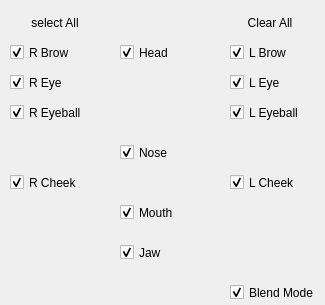
       <widget class="QRLContainer" name="qtFullDummyFrame" native="true">
        <property name="enabled">
         <bool>true</bool>
        </property>
        <property name="minimumSize">
         <size>
          <width>325</width>
          <height>305</height>
         </size>
        </property>
        <property name="maximumSize">
         <size>
          <width>255</width>
          <height>305</height>
         </size>
        </property>
        <property name="autoFillBackground">
         <bool>false</bool>
        </property>
        <property name="styleSheet">
         <string notr="true"/>
        </property>
        <widget class="QCheckBox" name="mask_blend_ckbox">
         <property name="geometry">
          <rect>
           <x>230</x>
           <y>280</y>
           <width>91</width>
           <height>25</height>
          </rect>
         </property>
         <property name="text">
          <string>Blend Mode</string>
         </property>
         <property name="checked">
          <bool>true</bool>
         </property>
        </widget>
        <widget class="QCheckBox" name="qtBrowL_ckbox">
         <property name="geometry">
          <rect>
           <x>230</x>
           <y>40</y>
           <width>73</width>
           <height>25</height>
          </rect>
         </property>
         <property name="text">
          <string>L Brow</string>
         </property>
         <property name="checked">
          <bool>true</bool>
         </property>
        </widget>
        <widget class="QCheckBox" name="qtBrowR_ckbox">
         <property name="geometry">
          <rect>
           <x>10</x>
           <y>40</y>
           <width>73</width>
           <height>25</height>
          </rect>
         </property>
         <property name="text">
          <string>R Brow</string>
         </property>
         <property name="checked">
          <bool>true</bool>
         </property>
        </widget>
        <widget class="QCheckBox" name="qtEyeL_ckbox">
         <property name="geometry">
          <rect>
           <x>230</x>
           <y>70</y>
           <width>73</width>
           <height>25</height>
          </rect>
         </property>
         <property name="text">
          <string>L Eye</string>
         </property>
         <property name="checked">
          <bool>true</bool>
         </property>
        </widget>
        <widget class="QCheckBox" name="qtEyeR_ckbox">
         <property name="geometry">
          <rect>
           <x>10</x>
           <y>70</y>
           <width>73</width>
           <height>25</height>
          </rect>
         </property>
         <property name="text">
          <string>R Eye</string>
         </property>
         <property name="checked">
          <bool>true</bool>
         </property>
        </widget>
        <widget class="QCheckBox" name="qtCheekL_ckbox">
         <property name="geometry">
          <rect>
           <x>230</x>
           <y>170</y>
           <width>73</width>
           <height>25</height>
          </rect>
         </property>
         <property name="text">
          <string>L Cheek</string>
         </property>
         <property name="checked">
          <bool>true</bool>
         </property>
        </widget>
        <widget class="QCheckBox" name="qtCheekR_ckbox">
         <property name="geometry">
          <rect>
           <x>10</x>
           <y>170</y>
           <width>73</width>
           <height>25</height>
          </rect>
         </property>
         <property name="text">
          <string>R Cheek</string>
         </property>
         <property name="checked">
          <bool>true</bool>
         </property>
        </widget>
        <widget class="QCheckBox" name="qtNose_ckbox">
         <property name="geometry">
          <rect>
           <x>120</x>
           <y>140</y>
           <width>73</width>
           <height>25</height>
          </rect>
         </property>
         <property name="text">
          <string>Nose</string>
         </property>
         <property name="checked">
          <bool>true</bool>
         </property>
        </widget>
        <widget class="QCheckBox" name="qtMouth_ckbox">
         <property name="geometry">
          <rect>
           <x>120</x>
           <y>200</y>
           <width>73</width>
           <height>25</height>
          </rect>
         </property>
         <property name="text">
          <string>Mouth</string>
         </property>
         <property name="checked">
          <bool>true</bool>
         </property>
        </widget>
        <widget class="QCheckBox" name="qtEyeballL_ckbox">
         <property name="geometry">
          <rect>
           <x>230</x>
           <y>100</y>
           <width>73</width>
           <height>25</height>
          </rect>
         </property>
         <property name="text">
          <string>L Eyeball</string>
         </property>
         <property name="checked">
          <bool>true</bool>
         </property>
        </widget>
        <widget class="QCheckBox" name="qtEyeballR_ckbox">
         <property name="geometry">
          <rect>
           <x>10</x>
           <y>100</y>
           <width>81</width>
           <height>25</height>
          </rect>
         </property>
         <property name="text">
          <string>R Eyeball</string>
         </property>
         <property name="checked">
          <bool>true</bool>
         </property>
        </widget>
        <widget class="QCheckBox" name="qtHead_ckbox">
         <property name="geometry">
          <rect>
           <x>120</x>
           <y>40</y>
           <width>73</width>
           <height>25</height>
          </rect>
         </property>
         <property name="text">
          <string>Head</string>
         </property>
         <property name="checked">
          <bool>true</bool>
         </property>
        </widget>
        <widget class="QToolButton" name="mask_selectAll_btn">
         <property name="geometry">
          <rect>
           <x>5</x>
           <y>10</y>
           <width>100</width>
           <height>25</height>
          </rect>
         </property>
         <property name="styleSheet">
          <string notr="true">border-radius:3px</string>
         </property>
         <property name="text">
          <string>select All</string>
         </property>
        </widget>
        <widget class="QToolButton" name="mask_clearAll_btn">
         <property name="geometry">
          <rect>
           <x>220</x>
           <y>10</y>
           <width>100</width>
           <height>25</height>
          </rect>
         </property>
         <property name="styleSheet">
          <string notr="true">border-radius:3px</string>
         </property>
         <property name="text">
          <string>Clear All</string>
         </property>
        </widget>
        <widget class="QCheckBox" name="qtJaw_ckbox">
         <property name="geometry">
          <rect>
           <x>120</x>
           <y>240</y>
           <width>73</width>
           <height>25</height>
          </rect>
         </property>
         <property name="text">
          <string>Jaw</string>
         </property>
         <property name="checked">
          <bool>true</bool>
         </property>
        </widget>
       </widget>
